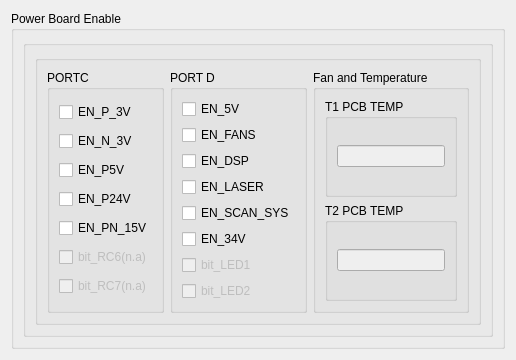
         <widget class="QWidget" name="tab_9">
          <attribute name="title">
           <string>PowerBoard</string>
          </attribute>
          <layout class="QVBoxLayout" name="verticalLayout_15">
           <item>
            <widget class="QGroupBox" name="groupBox_2">
             <property name="title">
              <string>Power Board Enable</string>
             </property>
             <layout class="QHBoxLayout" name="horizontalLayout_8">
              <item>
               <widget class="QGroupBox" name="groupBox_38">
                <property name="title">
                 <string/>
                </property>
                <layout class="QHBoxLayout" name="horizontalLayout_2">
                 <item>
                  <widget class="QGroupBox" name="groupBox_47">
                   <property name="title">
                    <string/>
                   </property>
                   <layout class="QHBoxLayout" name="horizontalLayout_28">
                    <item>
                     <widget class="QGroupBox" name="groupBox_49">
                      <property name="title">
                       <string>PORTC </string>
                      </property>
                      <layout class="QVBoxLayout" name="verticalLayout_22">
                       <item>
                        <widget class="QCheckBox" name="EN_P3V">
                         <property name="enabled">
                          <bool>true</bool>
                         </property>
                         <property name="text">
                          <string>EN_P_3V</string>
                         </property>
                         <property name="checked">
                          <bool>false</bool>
                         </property>
                        </widget>
                       </item>
                       <item>
                        <widget class="QCheckBox" name="EN_N3V">
                         <property name="text">
                          <string>EN_N_3V</string>
                         </property>
                        </widget>
                       </item>
                       <item>
                        <widget class="QCheckBox" name="EN_P5V">
                         <property name="text">
                          <string>EN_P5V</string>
                         </property>
                        </widget>
                       </item>
                       <item>
                        <widget class="QCheckBox" name="EN_P24V">
                         <property name="text">
                          <string>EN_P24V</string>
                         </property>
                        </widget>
                       </item>
                       <item>
                        <widget class="QCheckBox" name="EN_P15V">
                         <property name="text">
                          <string>EN_PN_15V</string>
                         </property>
                        </widget>
                       </item>
                       <item>
                        <widget class="QCheckBox" name="bit_RC6_en">
                         <property name="enabled">
                          <bool>false</bool>
                         </property>
                         <property name="text">
                          <string>bit_RC6(n.a)</string>
                         </property>
                        </widget>
                       </item>
                       <item>
                        <widget class="QCheckBox" name="bit_RC7_en">
                         <property name="enabled">
                          <bool>false</bool>
                         </property>
                         <property name="text">
                          <string>bit_RC7(n.a)</string>
                         </property>
                        </widget>
                       </item>
                      </layout>
                     </widget>
                    </item>
                    <item>
                     <widget class="QGroupBox" name="groupBox_50">
                      <property name="title">
                       <string>PORT D</string>
                      </property>
                      <layout class="QVBoxLayout" name="verticalLayout_21">
                       <item>
                        <widget class="QCheckBox" name="EN_5V">
                         <property name="enabled">
                          <bool>true</bool>
                         </property>
                         <property name="text">
                          <string>EN_5V</string>
                         </property>
                        </widget>
                       </item>
                       <item>
                        <widget class="QCheckBox" name="EN_FANS">
                         <property name="enabled">
                          <bool>true</bool>
                         </property>
                         <property name="text">
                          <string>EN_FANS</string>
                         </property>
                        </widget>
                       </item>
                       <item>
                        <widget class="QCheckBox" name="EN_DSP">
                         <property name="enabled">
                          <bool>true</bool>
                         </property>
                         <property name="text">
                          <string>EN_DSP</string>
                         </property>
                        </widget>
                       </item>
                       <item>
                        <widget class="QCheckBox" name="EN_LASER">
                         <property name="enabled">
                          <bool>true</bool>
                         </property>
                         <property name="text">
                          <string>EN_LASER</string>
                         </property>
                        </widget>
                       </item>
                       <item>
                        <widget class="QCheckBox" name="EN_SCAN_SYS">
                         <property name="enabled">
                          <bool>true</bool>
                         </property>
                         <property name="text">
                          <string>EN_SCAN_SYS</string>
                         </property>
                        </widget>
                       </item>
                       <item>
                        <widget class="QCheckBox" name="EN_34V">
                         <property name="enabled">
                          <bool>true</bool>
                         </property>
                         <property name="text">
                          <string>EN_34V</string>
                         </property>
                        </widget>
                       </item>
                       <item>
                        <widget class="QCheckBox" name="bit_LED1_en">
                         <property name="enabled">
                          <bool>false</bool>
                         </property>
                         <property name="text">
                          <string>bit_LED1</string>
                         </property>
                        </widget>
                       </item>
                       <item>
                        <widget class="QCheckBox" name="bit_LED2_en">
                         <property name="enabled">
                          <bool>false</bool>
                         </property>
                         <property name="text">
                          <string>bit_LED2</string>
                         </property>
                        </widget>
                       </item>
                      </layout>
                     </widget>
                    </item>
                    <item>
                     <widget class="QGroupBox" name="groupBox_48">
                      <property name="title">
                       <string>Fan and Temperature</string>
                      </property>
                      <layout class="QVBoxLayout" name="verticalLayout_3">
                       <item>
                        <widget class="QGroupBox" name="groupBox_8">
                         <property name="title">
                          <string>T1 PCB TEMP</string>
                         </property>
                         <layout class="QVBoxLayout" name="verticalLayout_5">
                          <item>
                           <widget class="QLineEdit" name="T1_PCB_TEMP">
                            <property name="enabled">
                             <bool>false</bool>
                            </property>
                           </widget>
                          </item>
                         </layout>
                        </widget>
                       </item>
                       <item>
                        <widget class="QGroupBox" name="groupBox_10">
                         <property name="title">
                          <string>T2 PCB TEMP</string>
                         </property>
                         <layout class="QVBoxLayout" name="verticalLayout_6">
                          <item>
                           <widget class="QLineEdit" name="T2_PCB_TEMP">
                            <property name="enabled">
                             <bool>false</bool>
                            </property>
                           </widget>
                          </item>
                         </layout>
                        </widget>
                       </item>
                      </layout>
                     </widget>
                    </item>
                   </layout>
                  </widget>
                 </item>
                </layout>
               </widget>
              </item>
             </layout>
            </widget>
           </item>
          </layout>
         </widget>
